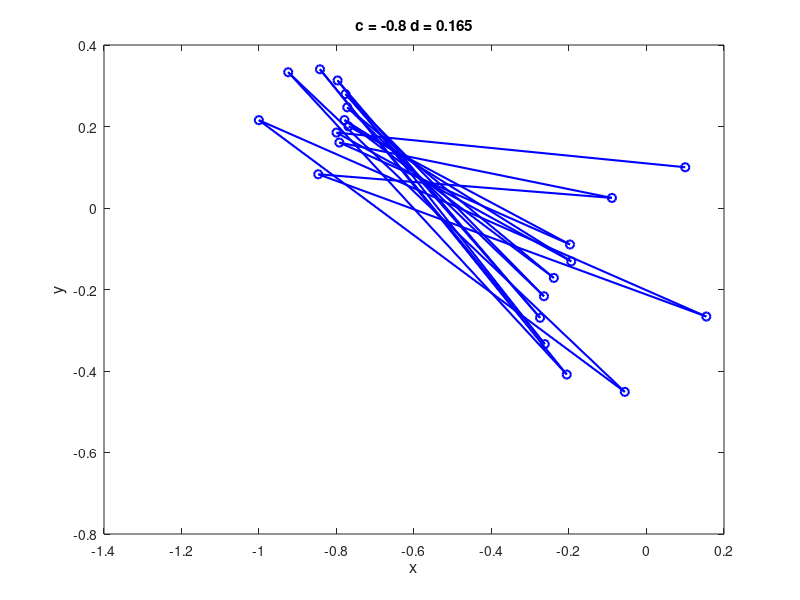

This chart was generated by the following MATLAB code:
% Declare Variables
c = -0.8;
d = 0.165;
nmax = 22;

% ICs
x = zeros(nmax,1);
y = x;
x(1) = 0.1;
y(1) = 0.1;

for k = 1:nmax-1
   x(k+1) = x(k).^2  - y(k).^2 + c;
   y(k+1) = 2.*x(k).*y(k) + d;
end



figure
plot(x,y,'-ob','linewidth',1.5)
xlabel('x','fontsize',12)
ylabel('y','fontsize',12)
title(['c = ',num2str(c),' d = ',num2str(d)])